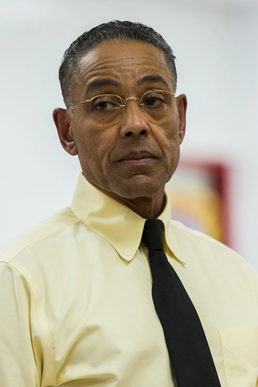
#> input picture ComputerVision/10-haarcascade_frontal_face/dataset/train/Gus Fring/1.jpg, 258 x 387 px, found by its file name; its folder holds only this picture in this run
$ python main.py
#> lines starting #> are read from the running program, lines starting #| are printed output that depends on the picture
#> the answer given: 1
import cv2
import matplotlib.pyplot as plt
import numpy as np
import os

dir = "images/train"
classes = os.listdir(dir)
face_recognizer = cv2.face.LBPHFaceRecognizer_create()
face_detection = cv2.CascadeClassifier("haarcascade_frontalface_default.xml")

label_map = {index:name for index, name in enumerate(classes)}
face_list, class_list = [], []

def preprocess(img):
    resize = cv2.resize(img, (100,100))
    normalize = cv2.equalizeHist(resize)
    return normalize

def face(full_path):
#> called with full_path = 'images/train/Gus Fring/1.jpg'
    img = cv2.imread(full_path)
#> img is the input picture: shape (387, 258, 3); mean B, G, R 158.1, 175.9, 182.5
    gray = cv2.cvtColor(img, cv2.COLOR_BGR2GRAY)
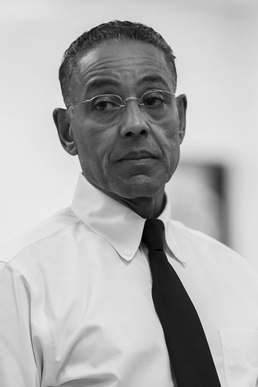
#> gray: shape (387, 258); min 0, max 239, mean 175.9
    detected_face = face_detection.detectMultiScale(
        gray, scaleFactor = 1.2, minNeighbors=5
    )
#> detected_face = [[64, 51, 136, 136]]
    return img, gray, detected_face

def test_accuracy():
    for index, name in enumerate(classes):
        path = os.path.join(dir, name)
        for img_path in os.listdir(path):
            if img_path in "Thumbs.db":
                continue
            full_path = os.path.join(path, img_path)
            _, gray, data = face(full_path)
#> data = [[64, 51, 136, 136]]
            for rect in data:
                x, y, w, h = rect
                face_list.append(preprocess(gray[y:y+h, x:x+w]))
                class_list.append(index)
#> this loop made 1 pass
#> pass 1, in preprocess, `resize = cv2.resize(img, (100,100))`:
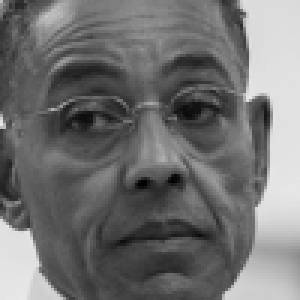
#> resize: shape (100, 100) (shown 3 times larger); min 3, max 232, mean 112.8
#> pass 1, in preprocess, `normalize = cv2.equalizeHist(resize)`:
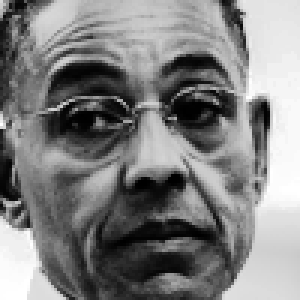
#> normalize: shape (100, 100) (shown 3 times larger); min 0, max 255, mean 128.5
#> after the loop, class_list = [0]; face_list = 1 item

    face_recognizer.train(face_list, np.array(class_list))

    dir_test = 'images/test'
    total = 0
    correct = 0
#> (the run stopped early here; a loop or call above may not have finished)

$ run again, on ComputerVision/10-haarcascade_frontal_face/dataset/train/Jesse Pinkman/1.jpg
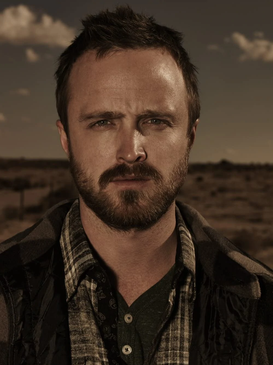
#> input picture ComputerVision/10-haarcascade_frontal_face/dataset/train/Jesse Pinkman/1.jpg, 273 x 365 px, found by its file name
#> in face, img is the input picture: shape (365, 273, 3); mean B, G, R 36.6, 49.1, 64.8
#> in face, `gray = cv2.cvtColor(img, cv2.COLOR_BGR2GRAY)`:
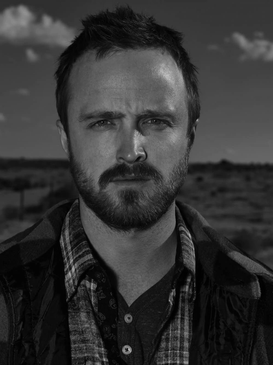
#> gray: shape (365, 273); min 0, max 192, mean 52.3
#> detected_face = [[59, 70, 142, 142]]
#> the loop in test_accuracy, `for rect in data:` made 1 pass
#> pass 1, in preprocess, `normalize = cv2.equalizeHist(resize)`:
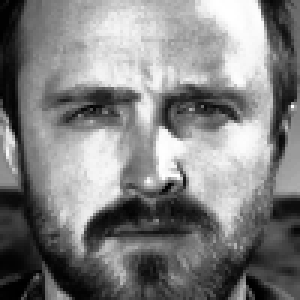
#> normalize: shape (100, 100) (shown 3 times larger); min 0, max 255, mean 128.6
#> after the loop in test_accuracy, `for rect in data:`: class_list = [0]; face_list = 1 item
